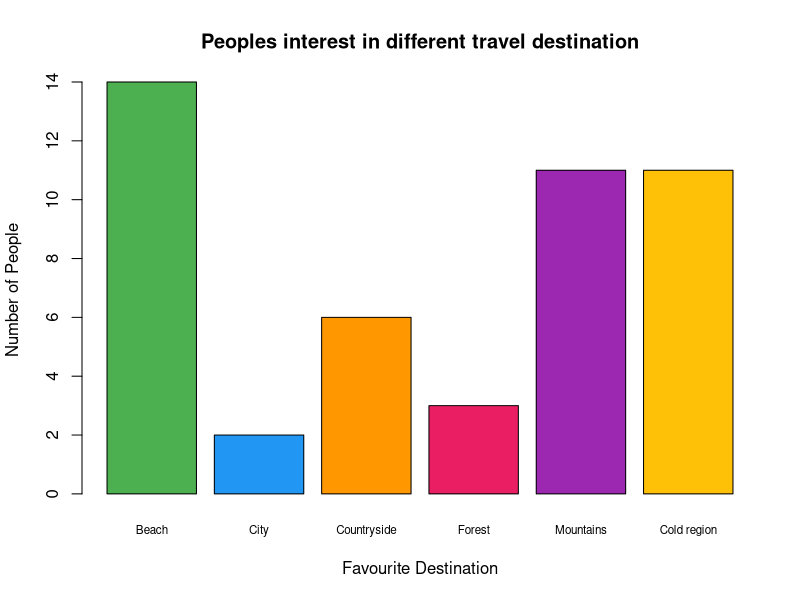

The R script that drew this image:
## ---- chunk 1
people_data <- read.csv(file="data.csv" , header = TRUE)

# Total Number of People participated in survey
length(people_data$Email.Address)

count_destination <- table(people_data$What.s.your.favourite.travel.destination..)


barplot(count_destination,
        xlab = "Favourite Destination",
        ylab = "Number of People",
        main = "Peoples interest in different travel destination",
        col = c("#4CAF50", "#2196F3","#FF9800","#E91E63","#9C27B0","#FFC107"),
        names.arg = c("Beach" , "City" , "Countryside" , "Forest" , "Mountains" , "Cold region"),
        cex.names = 0.7)



## ---- chunk 2
data.frame(count_destination)
## ---- chunk 3
round(100*(prop.table(count_destination)),2)
